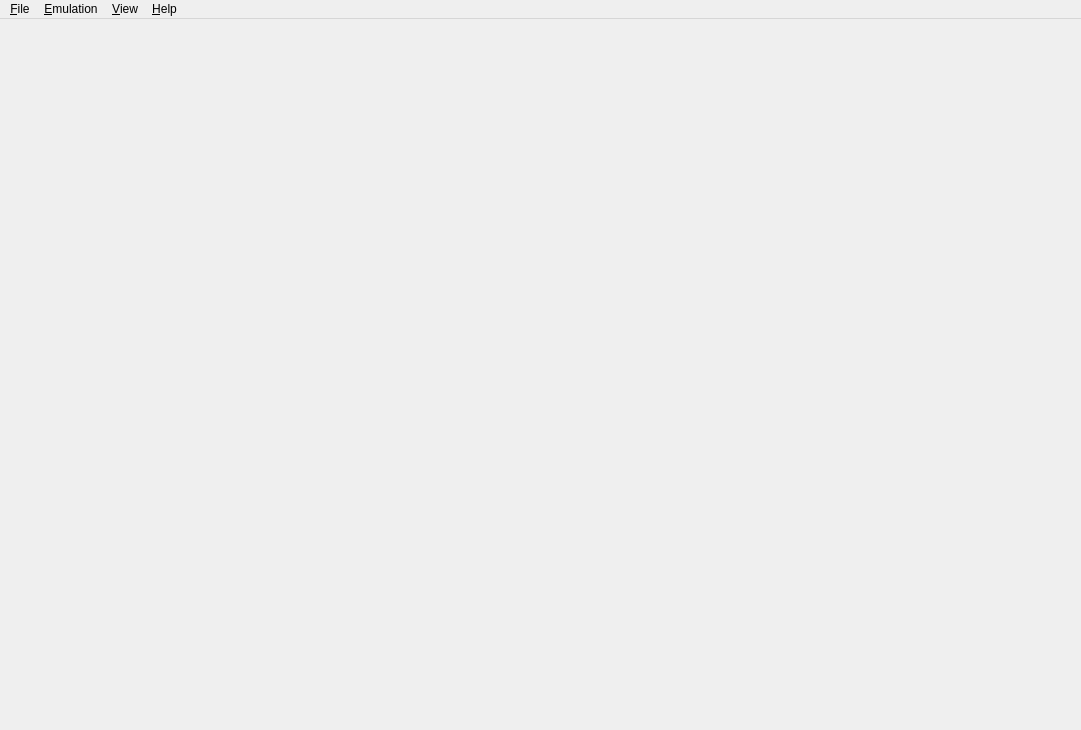
<?xml version="1.0" encoding="UTF-8"?>
<ui version="4.0">
 <class>MainWindow</class>
 <widget class="QMainWindow" name="MainWindow">
  <property name="geometry">
   <rect>
    <x>0</x>
    <y>0</y>
    <width>1081</width>
    <height>730</height>
   </rect>
  </property>
  <property name="windowTitle">
   <string>Citra</string>
  </property>
  <property name="windowIcon">
   <iconset>
    <normaloff>src/pcafe/res/icon3_64x64.ico</normaloff>src/pcafe/res/icon3_64x64.ico</iconset>
  </property>
  <property name="tabShape">
   <enum>QTabWidget::Rounded</enum>
  </property>
  <property name="dockNestingEnabled">
   <bool>true</bool>
  </property>
  <widget class="QWidget" name="centralwidget">
   <layout class="QHBoxLayout" name="horizontalLayout">
    <property name="leftMargin">
     <number>0</number>
    </property>
    <property name="topMargin">
     <number>0</number>
    </property>
    <property name="rightMargin">
     <number>0</number>
    </property>
    <property name="bottomMargin">
     <number>0</number>
    </property>
   </layout>
  </widget>
  <widget class="QMenuBar" name="menubar">
   <property name="geometry">
    <rect>
     <x>0</x>
     <y>0</y>
     <width>1081</width>
     <height>21</height>
    </rect>
   </property>
   <widget class="QMenu" name="menu_File">
    <property name="title">
     <string>&amp;File</string>
    </property>
    <widget class="QMenu" name="menu_recent_files">
     <property name="title">
      <string>Recent Files</string>
     </property>
    </widget>
    <addaction name="action_Load_File"/>
    <addaction name="separator"/>
    <addaction name="action_Select_Game_List_Root"/>
    <addaction name="menu_recent_files"/>
    <addaction name="separator"/>
    <addaction name="action_Exit"/>
   </widget>
   <widget class="QMenu" name="menu_Emulation">
    <property name="title">
     <string>&amp;Emulation</string>
    </property>
    <addaction name="action_Start"/>
    <addaction name="action_Pause"/>
    <addaction name="action_Stop"/>
    <addaction name="separator"/>
    <addaction name="action_Configure"/>
    <addaction name="action_Cheats"/>
     <addaction name="action_CheatSearch"/>
   </widget>
   <widget class="QMenu" name="menu_View">
    <property name="title">
     <string>&amp;View</string>
    </property>
    <widget class="QMenu" name="menu_View_Debugging">
     <property name="title">
      <string>Debugging</string>
     </property>
     <addaction name="action_Create_Pica_Surface_Viewer"/>
     <addaction name="separator"/>
    </widget>
    <addaction name="action_Fullscreen"/>
    <addaction name="action_Single_Window_Mode"/>
    <addaction name="action_Display_Dock_Widget_Headers"/>
    <addaction name="action_Show_Filter_Bar"/>
    <addaction name="action_Show_Status_Bar"/>
    <addaction name="menu_View_Debugging"/>
   </widget>
   <widget class="QMenu" name="menu_Help">
    <property name="title">
     <string>&amp;Help</string>
    </property>
    <addaction name="action_About"/>
   </widget>
   <addaction name="menu_File"/>
   <addaction name="menu_Emulation"/>
   <addaction name="menu_View"/>
   <addaction name="menu_Help"/>
  </widget>
  <action name="action_Load_File">
   <property name="text">
    <string>Load File...</string>
   </property>
  </action>
  <action name="action_Load_Symbol_Map">
   <property name="text">
    <string>Load Symbol Map...</string>
   </property>
  </action>
  <action name="action_Exit">
   <property name="text">
    <string>E&amp;xit</string>
   </property>
  </action>
  <action name="action_Start">
   <property name="enabled">
    <bool>false</bool>
   </property>
   <property name="text">
    <string>&amp;Start</string>
   </property>
  </action>
  <action name="action_Pause">
   <property name="enabled">
    <bool>false</bool>
   </property>
   <property name="text">
    <string>&amp;Pause</string>
   </property>
  </action>
  <action name="action_Stop">
   <property name="enabled">
    <bool>false</bool>
   </property>
   <property name="text">
    <string>&amp;Stop</string>
   </property>
  </action>
  <action name="action_About">
   <property name="text">
    <string>About Citra</string>
   </property>
  </action>
  <action name="action_Single_Window_Mode">
   <property name="checkable">
    <bool>true</bool>
   </property>
   <property name="text">
    <string>Single Window Mode</string>
   </property>
  </action>
  <action name="action_Configure">
   <property name="text">
    <string>Configure...</string>
   </property>
  </action>
   <action name="action_Cheats">
     <property name="text">
       <string>Cheats ...</string>
     </property>
   </action>
   <action name="action_CheatSearch">
     <property name="text">
       <string>Cheat Search ...</string>
     </property>
   </action>
   <action name="action_Display_Dock_Widget_Headers">
   <property name="checkable">
    <bool>true</bool>
   </property>
   <property name="text">
    <string>Display Dock Widget Headers</string>
   </property>
  </action>
  <action name="action_Show_Filter_Bar">
   <property name="checkable">
    <bool>true</bool>
   </property>
   <property name="text">
    <string>Show Filter Bar</string>
   </property>
  </action>
  <action name="action_Show_Status_Bar">
   <property name="checkable">
    <bool>true</bool>
   </property>
   <property name="text">
    <string>Show Status Bar</string>
   </property>
  </action>
  <action name="action_Select_Game_List_Root">
   <property name="text">
    <string>Select Game Directory...</string>
   </property>
   <property name="toolTip">
    <string>Selects a folder to display in the game list</string>
   </property>
  </action>
  <action name="action_Create_Pica_Surface_Viewer">
   <property name="text">
    <string>Create Pica Surface Viewer</string>
   </property>
  </action>
  <action name="action_Fullscreen">
   <property name="checkable">
    <bool>true</bool>
   </property>
   <property name="text">
    <string>Fullscreen</string>
   </property>
  </action>
 </widget>
 <resources/>
</ui>
